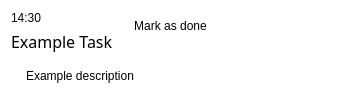
<?xml version="1.0" encoding="UTF-8"?>
<ui version="4.0">
 <class>translucent_frame</class>
 <widget class="QFrame" name="translucent_frame">
  <property name="geometry">
   <rect>
    <x>0</x>
    <y>0</y>
    <width>353</width>
    <height>105</height>
   </rect>
  </property>
  <property name="styleSheet">
   <string notr="true">font: 25 12pt &quot;Segoe UI Light&quot;;
background-color: rgba(0, 0, 0, 0)</string>
  </property>
  <property name="frameShape">
   <enum>QFrame::StyledPanel</enum>
  </property>
  <property name="frameShadow">
   <enum>QFrame::Raised</enum>
  </property>
  <layout class="QVBoxLayout" name="verticalLayout_4">
   <property name="spacing">
    <number>0</number>
   </property>
   <property name="leftMargin">
    <number>0</number>
   </property>
   <property name="topMargin">
    <number>0</number>
   </property>
   <property name="rightMargin">
    <number>0</number>
   </property>
   <property name="bottomMargin">
    <number>0</number>
   </property>
   <item>
    <widget class="QWidget" name="top_bar_widget" native="true">
     <layout class="QHBoxLayout" name="action_bar">
      <property name="spacing">
       <number>0</number>
      </property>
      <property name="leftMargin">
       <number>0</number>
      </property>
      <property name="topMargin">
       <number>0</number>
      </property>
      <property name="rightMargin">
       <number>0</number>
      </property>
      <property name="bottomMargin">
       <number>0</number>
      </property>
      <item>
       <widget class="QWidget" name="title_bar" native="true">
        <layout class="QVBoxLayout" name="verticalLayout_2">
         <property name="spacing">
          <number>5</number>
         </property>
         <property name="leftMargin">
          <number>10</number>
         </property>
         <property name="topMargin">
          <number>10</number>
         </property>
         <property name="rightMargin">
          <number>10</number>
         </property>
         <property name="bottomMargin">
          <number>10</number>
         </property>
         <item>
          <widget class="QLabel" name="time_label">
           <property name="text">
            <string>14:30</string>
           </property>
          </widget>
         </item>
         <item>
          <widget class="QLabel" name="title_label">
           <property name="font">
            <font>
             <family>Segoe UI Light</family>
             <pointsize>12</pointsize>
             <weight>3</weight>
             <italic>false</italic>
             <bold>false</bold>
            </font>
           </property>
           <property name="text">
            <string>Example Task</string>
           </property>
           <property name="wordWrap">
            <bool>true</bool>
           </property>
          </widget>
         </item>
        </layout>
       </widget>
      </item>
      <item alignment="Qt::AlignRight|Qt::AlignTop">
       <widget class="QWidget" name="button_bar" native="true">
        <property name="enabled">
         <bool>true</bool>
        </property>
        <property name="styleSheet">
         <string notr="true">.QPushButton {
	border: 0px solid;
	border-radius: 20px;
	background-color: rgba(0, 0, 0, 0);
}
.QPushButton:hover:!pressed {
	background-color: rgba(0, 0, 0, 20);
}</string>
        </property>
        <layout class="QHBoxLayout" name="horizontalLayout">
         <property name="spacing">
          <number>5</number>
         </property>
         <property name="leftMargin">
          <number>5</number>
         </property>
         <property name="topMargin">
          <number>5</number>
         </property>
         <property name="rightMargin">
          <number>5</number>
         </property>
         <property name="bottomMargin">
          <number>5</number>
         </property>
         <item>
          <widget class="QPushButton" name="btn_done">
           <property name="sizePolicy">
            <sizepolicy hsizetype="Fixed" vsizetype="Fixed">
             <horstretch>0</horstretch>
             <verstretch>0</verstretch>
            </sizepolicy>
           </property>
           <property name="styleSheet">
            <string notr="true">	border: 0px solid;
	border-radius: 3px;
	padding: 5px;
</string>
           </property>
           <property name="text">
            <string>Mark as done</string>
           </property>
          </widget>
         </item>
         <item>
          <widget class="QPushButton" name="edit_btn">
           <property name="sizePolicy">
            <sizepolicy hsizetype="Fixed" vsizetype="Fixed">
             <horstretch>0</horstretch>
             <verstretch>0</verstretch>
            </sizepolicy>
           </property>
           <property name="minimumSize">
            <size>
             <width>40</width>
             <height>40</height>
            </size>
           </property>
           <property name="styleSheet">
            <string notr="true">background-image: url(./uis/res/icons/pencil.png);
/*background-image: url(:/images/icons/pencil.png);*/</string>
           </property>
           <property name="iconSize">
            <size>
             <width>40</width>
             <height>40</height>
            </size>
           </property>
          </widget>
         </item>
         <item>
          <widget class="QPushButton" name="delete_btn">
           <property name="sizePolicy">
            <sizepolicy hsizetype="Fixed" vsizetype="Fixed">
             <horstretch>0</horstretch>
             <verstretch>0</verstretch>
            </sizepolicy>
           </property>
           <property name="minimumSize">
            <size>
             <width>40</width>
             <height>40</height>
            </size>
           </property>
           <property name="styleSheet">
            <string notr="true">background-image: url(./uis/res/icons/trashcan.png);
/*background-image: url(:/images/icons/trashcan.png);*/</string>
           </property>
           <property name="iconSize">
            <size>
             <width>40</width>
             <height>40</height>
            </size>
           </property>
          </widget>
         </item>
         <item>
          <widget class="QPushButton" name="close_btn">
           <property name="sizePolicy">
            <sizepolicy hsizetype="Fixed" vsizetype="Fixed">
             <horstretch>0</horstretch>
             <verstretch>0</verstretch>
            </sizepolicy>
           </property>
           <property name="minimumSize">
            <size>
             <width>40</width>
             <height>40</height>
            </size>
           </property>
           <property name="styleSheet">
            <string notr="true">background-image: url(./uis/res/icons/cross.png);
/*background-image: url(:/images/icons/cross.png);*/</string>
           </property>
           <property name="iconSize">
            <size>
             <width>40</width>
             <height>40</height>
            </size>
           </property>
          </widget>
         </item>
        </layout>
       </widget>
      </item>
     </layout>
    </widget>
   </item>
   <item>
    <widget class="QWidget" name="details_widget" native="true">
     <layout class="QVBoxLayout" name="verticalLayout_3">
      <property name="spacing">
       <number>0</number>
      </property>
      <property name="leftMargin">
       <number>25</number>
      </property>
      <property name="topMargin">
       <number>0</number>
      </property>
      <property name="rightMargin">
       <number>15</number>
      </property>
      <property name="bottomMargin">
       <number>15</number>
      </property>
      <item>
       <widget class="QLabel" name="description_label">
        <property name="sizePolicy">
         <sizepolicy hsizetype="Preferred" vsizetype="Expanding">
          <horstretch>0</horstretch>
          <verstretch>0</verstretch>
         </sizepolicy>
        </property>
        <property name="text">
         <string>Example description</string>
        </property>
        <property name="wordWrap">
         <bool>true</bool>
        </property>
       </widget>
      </item>
     </layout>
    </widget>
   </item>
  </layout>
 </widget>
 <resources>
  <include location="icon_resouce.qrc"/>
 </resources>
 <connections/>
</ui>
